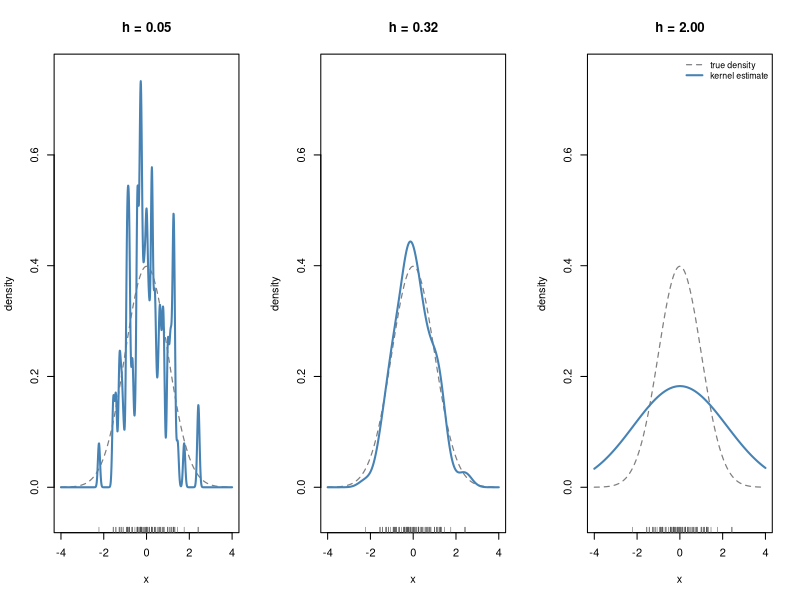

This chart was generated by the following R code:
# Gaussian kernel density estimates of an N(0, 1) sample for three bandwidths.
set.seed(0)
x <- rnorm(100)
grid <- seq(-4, 4, length.out = 801)
h_ref <- bw.nrd0(x)   # rule of thumb 0.9 * min(sd, IQR / 1.34) * n^(-1/5)

op <- par(mfrow = c(1, 3))
for (h in c(0.05, h_ref, 2.0)) {
  est <- density(x, bw = h, kernel = "gaussian", from = -4, to = 4, n = 801)
  plot(grid, dnorm(grid), type = "l", lty = 2, col = "gray50", lwd = 1.2,
       ylim = c(-0.05, 0.75), xlab = "x", ylab = "density", main = sprintf("h = %.2f", h))
  lines(est$x, est$y, col = "steelblue", lwd = 2)
  rug(x, col = "gray30")
}
legend("topright", bty = "n", cex = 0.8, legend = c("true density", "kernel estimate"),
       col = c("gray50", "steelblue"), lty = c(2, 1), lwd = c(1.2, 2))
par(op)
